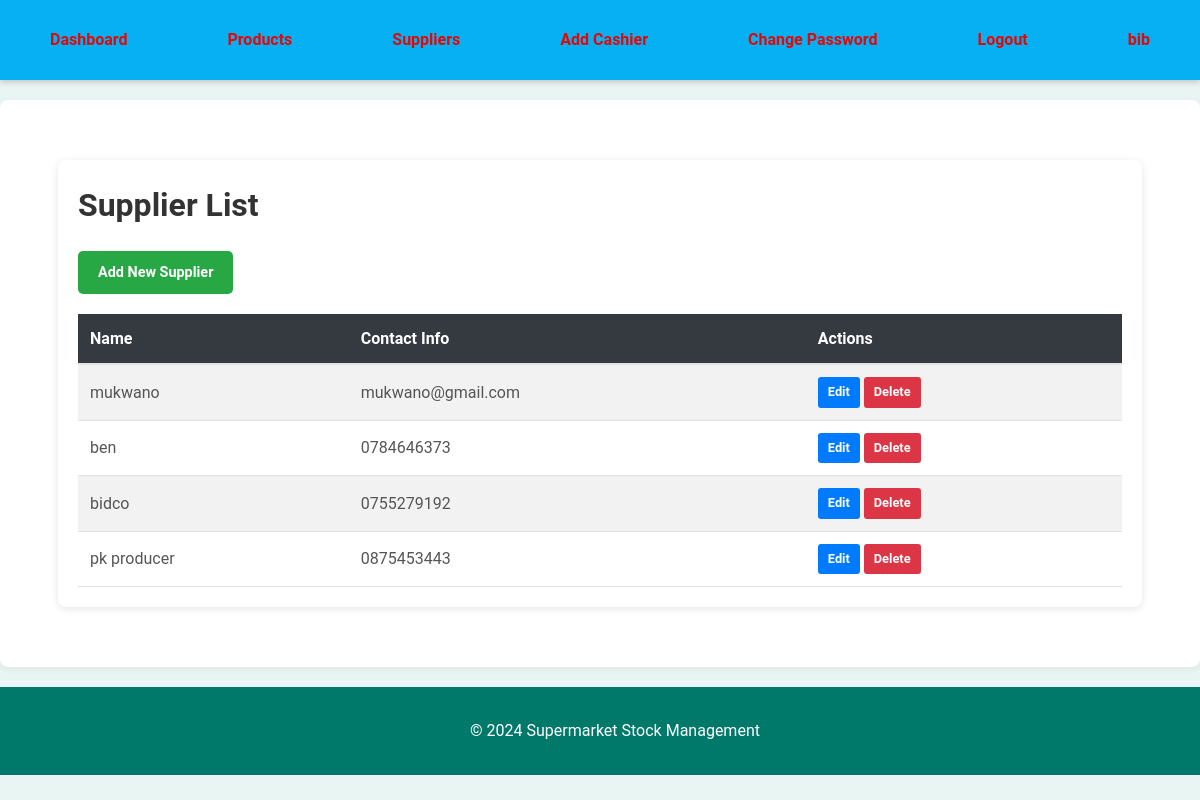
Screenshot of /suppliers/ (signed in) with the database file from the repository.
### supermarket_stock_management/inventory/models.py (models this page shows, shortened)
class Supplier(models.Model):
    name = models.CharField(max_length=100)
    contact_info = models.TextField()

### supermarket_stock_management/inventory/views.py (the view)
    def wrapper_func(request, *args, **kwargs):
        if request.user.profile.role != 'manager':
            return HttpResponseForbidden()
        return view_func(request, *args, **kwargs)

### supermarket_stock_management/inventory/views.py (called while the page is built)
def manager_required(view_func):
    def wrapper_func(request, *args, **kwargs):
        if request.user.profile.role != 'manager':
            return HttpResponseForbidden()
        return view_func(request, *args, **kwargs)
    return wrapper_func

@manager_required
@login_required
def supplier_list(request):
    suppliers = Supplier.objects.all()
    return render(request, 'inventory/supplier_list.html', {'suppliers': suppliers})

### supermarket_stock_management/inventory/templates/inventory/supplier_list.html (shortened to what this page needs)
{% extends 'inventory/base.html' %}
{% block content %}
<div class="container">
    <h2 class="text-center my-4">Supplier List</h2>
    <a href="{% url 'add-supplier' %}" class="btn btn-success mb-3">Add New Supplier</a>
    <table class="table table-striped table-hover">
        <thead class="thead-dark">
            <tr>
                <th>Name</th>
                <th>Contact Info</th>
                <th>Actions</th>
            </tr>
        </thead>
        <tbody>
            {% for supplier in suppliers %}
            <tr>
                <td>{{ supplier.name }}</td>
                <td>{{ supplier.contact_info }}</td>
                <td>
                    <a href="{% url 'edit-supplier' supplier.pk %}" class="btn btn-primary btn-sm">Edit</a>
                    <a href="{% url 'delete-supplier' supplier.pk %}" class="btn btn-danger btn-sm">Delete</a>
                </td>
            </tr>
            {% endfor %}
        </tbody>
    </table>
</div>
{% endblock %}

### supermarket_stock_management/inventory/templates/inventory/base.html (shortened to what this page needs)
<!DOCTYPE html>
<html lang="en">
<head>
    {% load static %}
    <link rel="stylesheet" href="{% static 'css/styles.css' %}">
</head>
<body>
    <header>
        <nav>
            <ul>
                <li><a href="{% url 'dashboard' %}">Dashboard</a></li>
                <li><a href="{% url 'product-list' %}">Products</a></li>
                <li><a href="{% url 'supplier-list' %}">Suppliers</a></li>
                {% if user.is_authenticated %}
                    {% if user.profile.role == 'manager' %}
                        <li><a href="{% url 'add_cashier' %}">Add Cashier</a></li>
                        <li><a href="{% url 'change_password' %}">Change Password</a></li>
                    {% endif %}
                    <li><a href="{% url 'logout' %}">Logout</a></li>
                    <li><a href="{% url 'profile' %}">{{ user.username }}</a></li>
                {% else %}
                    <li><a href="{% url 'login' %}">Login</a></li>
                    <li><a href="{% url 'register' %}">Register</a></li>
                {% endif %}
            </ul>
        </nav>
    </header>
    <main>
        {% block content %}{% endblock %}
    </main>
    <footer>
        <p>&copy; 2024 Supermarket Stock Management</p>
    </footer>
</body>
</html>

### supermarket_stock_management/inventory/static/css/styles.css (style rules this page uses)
body { font-family: 'Roboto', sans-serif; margin: 0; padding: 0; background-color: #e9f5f2; color: #333; line-height: 1.6; }
header { background-color: #07b0f3; color: #e7dddd; padding: 15px 0; box-shadow: 0 2px 6px rgba(0, 0, 0, 0.2); }
nav ul { list-style-type: none; margin: 0; padding: 0; display: flex; justify-content: space-around; align-items: center; }
nav ul li { display: inline; }
nav ul li a { color: #e20808; text-decoration: none; padding: 12px 20px; display: block; font-weight: bold; transition: background-color 0.3s ease; }
main { padding: 20px; background-color: #ffffff; border-radius: 8px; box-shadow: 0 2px 6px rgba(117, 104, 104, 0.1); margin: 20px auto; max-width: 1200px; }
h1, h2 { color: #e7ebea; margin-top: 0; }
.btn-primary { background-color: #fdffff; border-color: #bad5df; }
.btn-success { background-color: #9ac89c; border-color: #4caf50; }
footer { text-align: center; padding: 15px; background-color: #00796b; color: #fff; position: relative; width: 100%; }
.container { width: 90%; max-width: 1200px; margin: 40px auto; padding: 20px; background-color: #ffffff; box-shadow: 0 2px 8px rgba(0, 0, 0, 0.1); border-radius: 8px; }
h2 { font-size: 2em; margin-bottom: 20px; color: #333333; }
.btn { display: inline-block; padding: 10px 20px; font-size: 0.9em; font-weight: bold; text-align: center; text-decoration: none; border: none; border-radius: 5px; cursor: pointer; transition: background-color 0.3s ease; }
.btn-success { background-color: #28a745; color: #ffffff; }
.btn-primary { background-color: #007bff; color: #ffffff; }
.btn-danger { background-color: #dc3545; color: #ffffff; }
.btn-sm { padding: 5px 10px; font-size: 0.8em; border-radius: 3px; }
.table { width: 100%; border-collapse: collapse; margin-top: 20px; }
.table thead th { background-color: #343a40; color: #ffffff; padding: 12px; text-align: left; border-bottom: 2px solid #dee2e6; }
.table tbody td { padding: 12px; border-bottom: 1px solid #dee2e6; color: #555555; }
.table-striped tbody tr:nth-of-type(odd) { background-color: #f2f2f2; }

### rows the page displays
Supplier: name "mukwano", contact_info "mukwano@gmail.com"
Supplier: name "ben", contact_info "0784646373"
Supplier: name "bidco", contact_info "0755279192"
Supplier: name "pk producer", contact_info "0875453443"

### other values shown
{{ user.username }} "bib"
